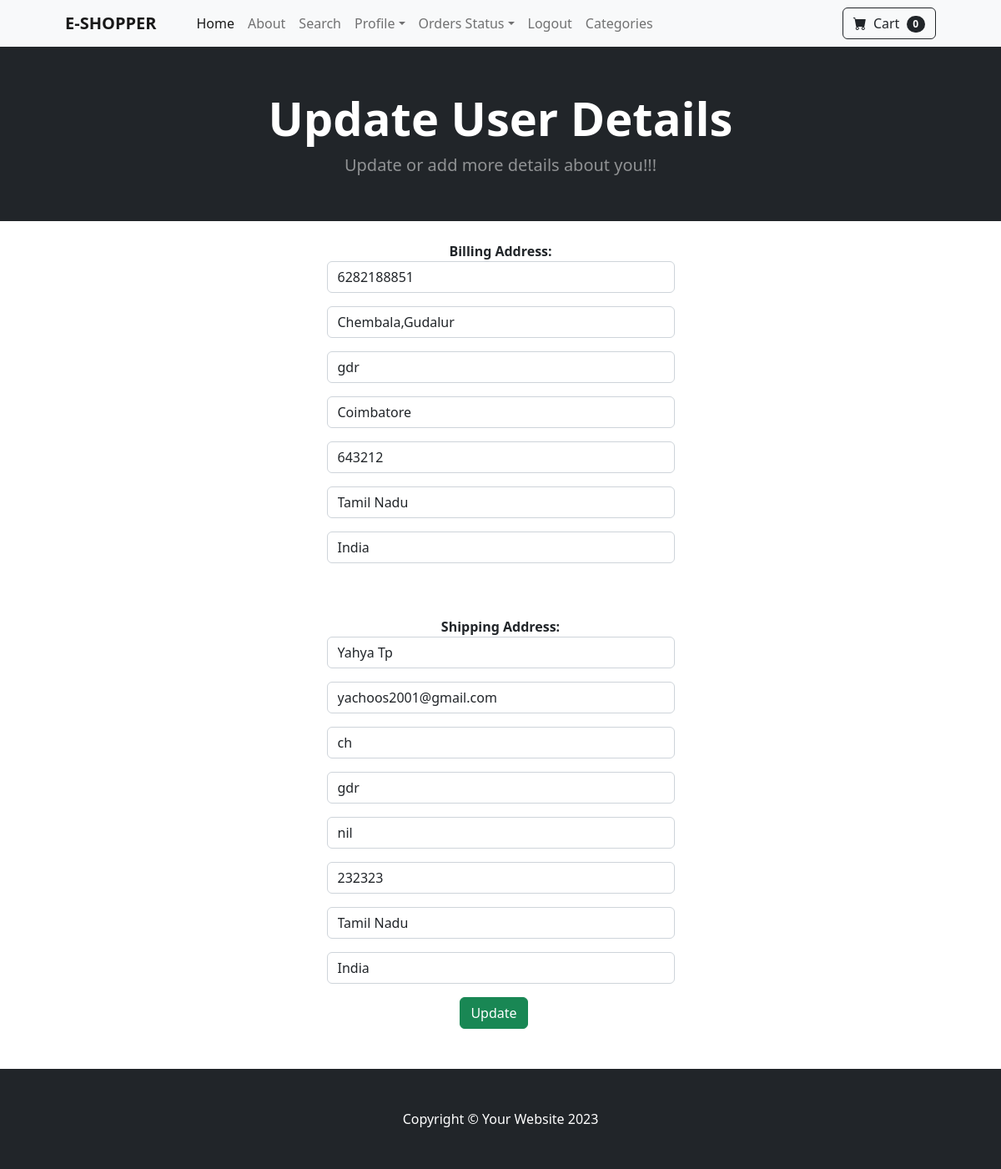
Page /update_info/ (signed in) on the committed database.
### store/models.py (models this page shows, shortened)
class Profile(models.Model):
    user=models.OneToOneField(User,on_delete=models.CASCADE)
    date_modified =models.DateTimeField(User,auto_now=True)
    phone =models.CharField(max_length=20,blank=True)
    adress1 =models.CharField(max_length=200,blank=True)
    adress2 =models.CharField(max_length=200,blank=True)
    city =models.CharField(max_length=200,blank=True)
    zipcode =models.CharField(max_length=10,blank=True)
    state =models.CharField(max_length=200,blank=True)
    country =models.CharField(max_length=200,blank=True)
    old_cart =models.CharField(max_length=200,blank=True,null=True)

### payments/models.py (models this page shows, shortened)
class ShippingAddress(models.Model):
    user =models.ForeignKey(User,on_delete=models.CASCADE,null=True,blank=True)
    shipping_full_name =models.CharField(max_length=200)
    shipping_email =models.CharField(max_length=200)
    shipping_address1 =models.CharField(max_length=200)
    shipping_address2 =models.CharField(max_length=200)
    shipping_city =models.CharField(max_length=200)
    shipping_zipcode =models.CharField(max_length=10)
    shipping_state =models.CharField(max_length=200)
    shipping_country =models.CharField(max_length=200)
    class Meta:
        verbose_name_plural ="ShippingAddress"

### store/views.py (the view)
# urls.py: path('update_info/',views.update_info,name='update_info'),
def update_info(request):
    if request.user.is_authenticated:
        current_user =Profile.objects.get(user__id =request.user.id)
        shipping_info = ShippingAddress.objects.get(user__id =request.user.id)
        form =user_info_form(request.POST or None, instance= current_user)
        ship_form =shipping_address_form(request.POST or None, instance=shipping_info)
        if form.is_valid() or ship_form.is_valid():
            form.save()
            ship_form.save()
            messages.success(request,"User info updated succesfully!!!!!")
            return redirect('home')
        return render(request,"update_info.html",{'form':form,'ship_form':ship_form})
    else:
        messages.success(request,"You Must be Logged In to Access this!!!!!")
        return redirect('home')

### store/forms.py
class user_info_form(forms.ModelForm):
	phone =forms.CharField(label="", widget=forms.TextInput(attrs={'class':'form-control', 'placeholder':'Phone'}),required=False)
	adress1 =forms.CharField(label="",widget=forms.TextInput(attrs={'class':'form-control','placeholder':'Address 1',}),required=False)
	adress2 =forms.CharField(label="",widget=forms.TextInput(attrs={'class':'form-control','placeholder':'Address 2',}),required=False)
	city =forms.CharField(label="",widget=forms.TextInput(attrs={'class':'form-control','placeholder':'City',}),required=False)
	zipcode =forms.CharField(label="",widget=forms.TextInput(attrs={'class':'form-control','placeholder':'Zip Code',}),required=False)
	state =forms.CharField(label="",widget=forms.TextInput(attrs={'class':'form-control','placeholder':'State',}),required=False)
	country =forms.CharField(label="",widget=forms.TextInput(attrs={'class':'form-control','placeholder':'Country',}),required=False)
	class Meta:
		model = Profile
		fields = ('phone','adress1','adress2','city','zipcode','state','country')

### cart/cart.py (called while the page is built)
    def __len__(self):
        return len(self.cart)

### cart/context_processors.py (called while the page is built)
def cart(request):
    return{'cart':Cart(request)}

### store/templates/update_info.html (shortened to what this page needs)
{% extends 'base.html' %}
{% block content %}
        <header class="bg-dark py-5">
            <div class="container px-4 px-lg-5 my-1">
                <div class="text-center text-white">
                    <h6 class="display-4 fw-bolder">Update User Details</h6>
                    <p class="lead fw-normal text-white-50 mb-0">Update or add more details about you!!!</p>
                </div>
            </div>
        </header>
        <div class="container">
            <div class="row ">
               <center>
               <div class="col-sm-5 p-4  ">
                   <form method="POST" action="{% url 'update_info' %}">
                       <b>Billing Address:</b>
                       {{ form.as_p }}
                       <br><br>
                       <b>Shipping Address:</b>
                       {{ ship_form.as_p }}
                       <button class="btn btn-success me-3" type="submit">Update</button>
                   </form>
                   <br>
               </div>
               </center>
           </div>
      </div>
{% endblock %}

### rows in the picture
Profile: phone "6282188851", adress1 "Chembala,Gudalur", adress2 "gdr", city "Coimbatore", zipcode "643212", state "Tamil Nadu", country "India"
ShippingAddress: shipping_full_name "Yahya Tp", shipping_email "yachoos2001@gmail.com", shipping_address1 "ch", shipping_address2 "gdr", shipping_city "nil", shipping_zipcode "232323", shipping_state "Tamil Nadu", shipping_country "India"

### other values in the picture
{{ cart|length }} "0"
